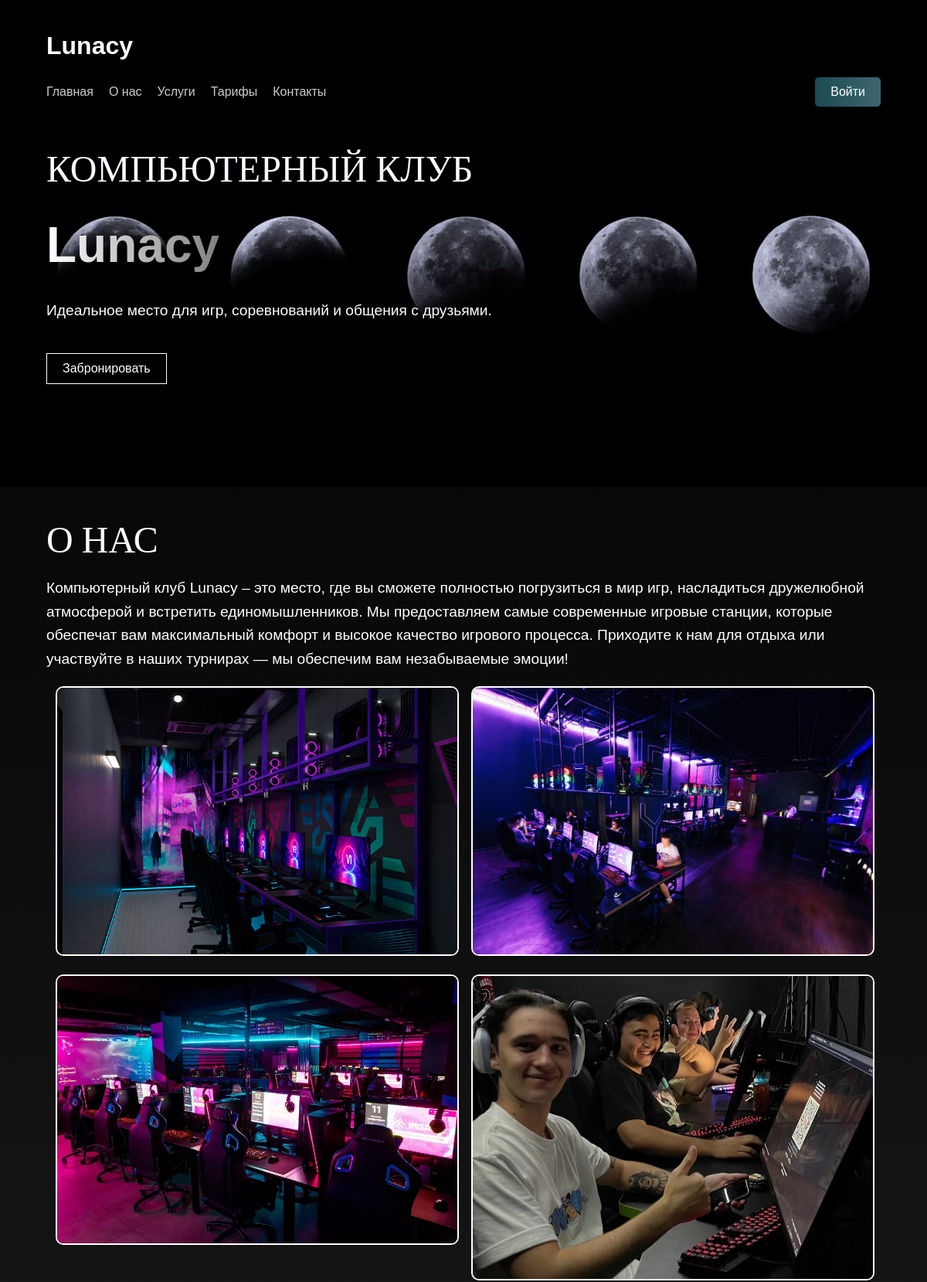
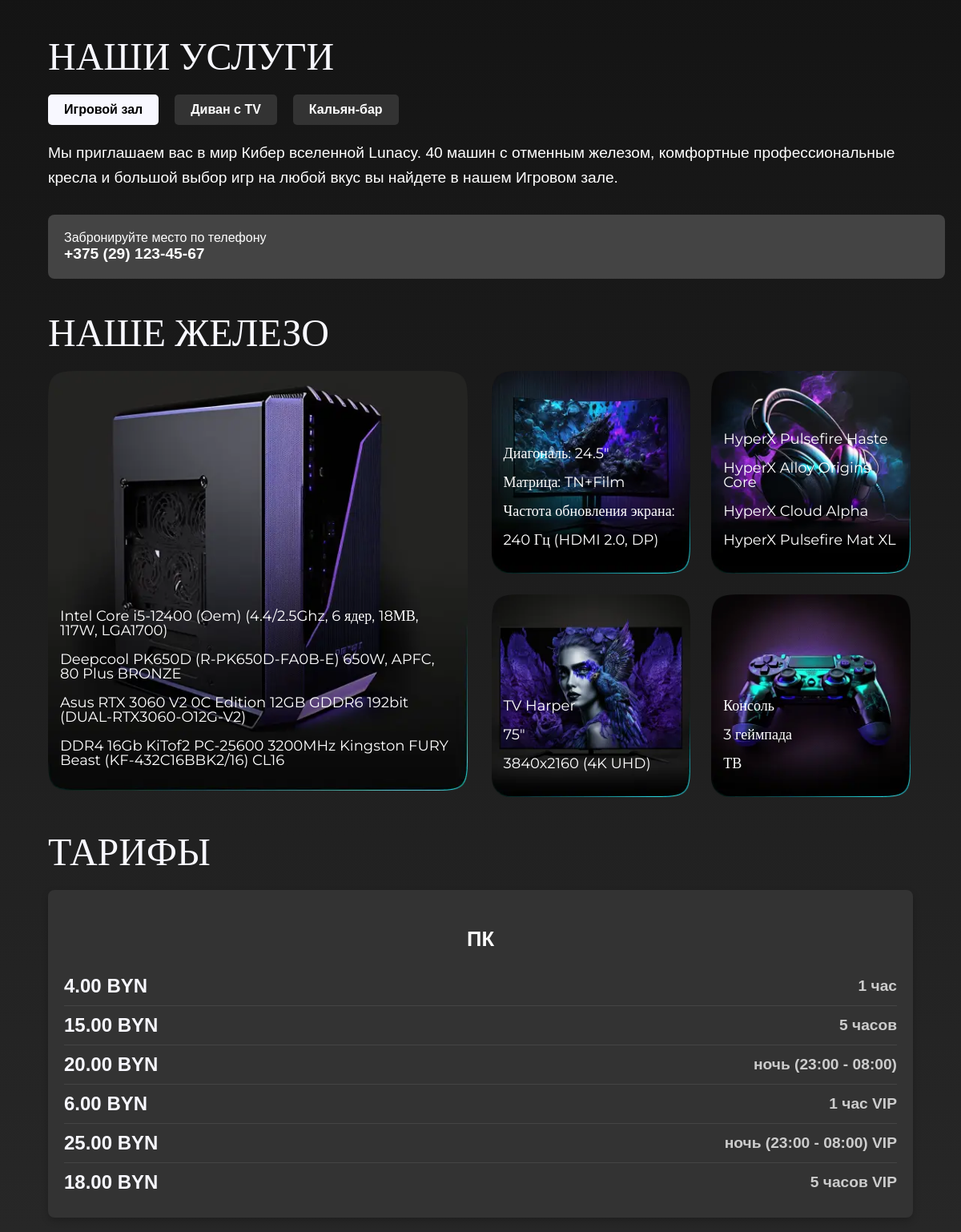
The page / (upper part) on the database its author committed (2 pictures, top to bottom).
### main/models.py (models this page shows, shortened)
class TariffCategory(models.Model):
    name = models.CharField(max_length=100)  # Название категории, например "ПК" или "PlayStation"

class Tariff(models.Model):
    category = models.ForeignKey(TariffCategory, on_delete=models.CASCADE, related_name="tariffs")
    description = models.CharField(max_length=100)  # Описание, например "1 час", "VIP ночь"
    price = models.DecimalField(max_digits=6, decimal_places=2)  # Цена

### main/views.py (the view)
# urls.py: path('',views.index),
def index(request):
    categories = TariffCategory.objects.prefetch_related('tariffs').all()
    return render(request,'main/index.html', {'categories': categories})

### main/templates/main/index.html (shortened to what this page needs)
<!DOCTYPE html>
{% load static %}
<html lang="ru">
<head>
      <link rel="stylesheet" href="{% static 'style/style.css' %}">
</head>
<body>
   <header>
    <div class="container">
        <h1 class="logo">Lunacy</h1>
        <nav>
    <ul class="nav-links">
        <li><a href="#hero">Главная</a></li>
        <li><a href="#about">О нас</a></li>
        <li><a href="#services">Услуги</a></li>
        <li><a href="#prices">Тарифы</a></li>
        <li><a href="#contact">Контакты</a></li>
    </ul>
    <a class="login-button" href="{% url 'auth' %}">Войти</a>
</nav>
    </div>
</header>
<main>
    <section id="hero">
        <div class="container">
            <h2>Компьютерный клуб</h2>
           <p><span class="highlight">Lunacy</span></p>
            <p>Идеальное место для игр, соревнований и общения с друзьями.</p>
            <a href="{% url 'auth' %}" class="cta-button">Забронировать</a>
        </div>
    </section>
    <section id="about">
        <div class="container">
            <h2>О нас</h2>
            <p>Компьютерный клуб Lunacy – это место, где вы сможете полностью погрузиться в мир игр, насладиться дружелюбной атмосферой и встретить единомышленников. Мы предоставляем самые современные игровые станции, которые обеспечат вам максимальный комфорт и высокое качество игрового процесса. Приходите к нам для отдыха или участвуйте в наших турнирах — мы обеспечим вам незабываемые эмоции!</p>
            <div class="image-gallery">
                <div><img src="/static/images/club1.jpg" alt="Игровая зона 1"></div>
                <div><img src="/static/images/club2.jpg" alt="Игровая зона 2"></div>
                <div><img src="/static/images/club4.webp" alt="Игровая зона 4"></div>
                <div><img src="/static/images/club6.webp" alt="Игровая зона 3"></div>
            </div>
        </div>
    </section>
    <section id="services">
        <div class="container">
            <h2>Наши услуги</h2>
            <div class="tabs">
                <a href="#" class="tabs--tab __active" data-action="tab" data-tab="service_games">Игровой зал</a>
                <a href="#" class="tabs--tab" data-action="tab" data-tab="service_rooms">Диван с TV</a>
                <a href="#" class="tabs--tab" data-action="tab" data-tab="service_bar">Кальян-бар</a>
            </div>
            <div class="services--wrap">
                <div class="service-description" data-tab-desc="service_games">
                    <p>Мы приглашаем вас в мир Кибер вселенной Lunacy. 40 машин с отменным железом, комфортные профессиональные кресла и большой выбор игр на любой вкус вы найдете в нашем Игровом зале.</p>
                </div>
            </div>
            <div class="services--price intro w100 ___xx" style="width: 100%;">
                <div>Забронируйте место по телефону</div>
                <div class="__price">
                    <a href="tel:+375445777811" class="intro">+375 (29) 123-45-67</a>
                </div>
            </div>
        </div>
    </section>
  <section  id="components">
    <div class="section__wrapper">
        <div class="container">
            <div class="section__title">
                <h2>Наше железо</h2>
            </div>
            <div class="components section__components">
                <div class="components__wrapper">
                    <div class="components__item components__item--main">
                        <picture>
                            <source srcset="/static/images/Rectangle407.webp" type="image/webp">
                            <img loading="lazy" src="/static/images/Rectangle407.webp" alt="ПК">
                        </picture>
                        <div class="components__info">
                            <p>
                                Intel Core i5-12400 (Oem) (4.4/2.5Ghz, 6 ядер, 18МВ, 117W,
                                LGA1700)
                            </p>
                            <p>
                                Deepcool PK650D (R-PK650D-FA0B-E) 650W, APFC, 80 Plus BRONZE
                            </p>
                            <p>
                                Asus RTX 3060 V2 0C Edition 12GB GDDR6 192bit
                                (DUAL-RTX3060-O12G-V2)
                            </p>
                            <p>
                                DDR4 16Gb KiTof2 PC-25600 3200MHz Kingston FURY Beast
                                (KF-432C16BBK2/16) CL16
                            </p>
                        </div>
                    </div>
                    <div class="components__items">
                        <div class="components__item">
                            <picture>
                                <source srcset="/static/images/Rectangle408.webp" type="image/webp">
                                <img loading="lazy" src="/static/images/Rectangle408.webp" alt="Монитор">
                            </picture>
                            <div class="components__info">
                                <p>Диагональ: 24.5"</p>
                                <p>Матрица: TN+Film</p>
                                <p>Частота обновления экрана:</p>
                                <p>240 Гц (HDMI 2.0, DP)</p>
                            </div>
                        </div>
                        <div class="components__item">
                            <picture>
                                <source srcset="/static/images/Rectangle409.webp" type="image/webp">
                                <img loading="lazy" src="/static/images/Rectangle409.webp" alt="Мышь и клавиатура">
                            </picture>
                            <div class="components__info">
                                <p>HyperX Pulsefire Haste</p>
                                <p>HyperX Alloy Origins Core</p>
                                <p>HyperX Cloud Alpha</p>
                                <p>HyperX Pulsefire Mat XL</p>
                            </div>
                        </div>
                        <div class="components__item">
                            <picture>
                                <source srcset="/static/images/Rectangle410.webp" type="image/webp">
                                <img loading="lazy" src="/static/images/Rectangle410.webp" alt="Телевизор">
                            </picture>
                            <div class="components__info">
                                <p>TV Harper</p>
                                <p>75"</p>
                                <p>3840x2160 (4K UHD)</p>
                            </div>
                        </div>
                        <div class="components__item">
                            <picture>
                                <source srcset="/static/images/Rectangle411.webp" type="image/webp">
                                <img loading="lazy" src="/static/images/Rectangle411.webp" alt="Консоль">
                            </picture>
                            <div class="components__info">
                                <p>Консоль</p>
                                <p>3 геймпада</p>
                                <p>ТВ</p>
                            </div>
                        </div>
                    </div>
                </div>
            </div>
        </div>
    </div>
</section>
<section id="prices">
    <div class="section__wrapper">
        <div class="container">
            <div class="section__title">
                <h2>Тарифы</h2>
            </div>
            <div class="section__tariffs tariffs">
                {% for category in categories %}
                <div class="tariffs__item">
                    <h3>{{ category.name }}</h3>
                    {% for tariff in category.tariffs.all %}
                    <div class="tariffs__info">
                        <span>{{ tariff.price }} BYN</span>
                        <span>{{ tariff.description }}</span>
                    </div>
                    {% endfor %}
                </div>
                {% endfor %}
            </div>
        </div>
    </div>
</section>
    </main>
</body>
</html>

### main/static/style/style.css (style rules this page uses)
body { margin: 0; font-family: Arial, sans-serif; background: linear-gradient(to bottom, #000000, #444); color: #fff; }
header { position: fixed; top: 0; left: 0; right: 0; color: #fff; padding: 20px 0 10px; background-color: #000; box-shadow: 0 2px 5px rgba(0, 0, 0, 0.1); z-index: 1000; }
.nav-links { list-style: none; padding: 0; margin: 0; display: flex; gap: 15px; align-items: center; }
.login-button { margin-left: 20px; padding: 10px 20px; background: linear-gradient(to right, #1a4a52, #3f6772); color: white; text-decoration: none; border: none; border-radius: 5px; font-size: 16px; transition: background 0.3s ease, transform 0.2s ease; }
main { padding-top: 80px; }
.container { width: 90%; max-width: 1200px; margin: 0 auto; }
.logo { font-size: 2rem; font-weight: bold; }
nav { margin-top: 10px; }
.nav-links { list-style: none; padding: 0; display: flex; gap: 20px; }
.nav-links a { text-decoration: none; color: #ccc; transition: color 0.3s; }
#hero { padding-top: 70px; background-image: url('/static/images/фон.jpg'); background-size: cover; background-position: 20% ; background-repeat: no-repeat; height: 60vh; display: flex; align-items: flex-start; justify-content: flex-start; color: white; text-align: left; }
.cta-button { display: inline-block; background-color: #000; color: #fff; padding: 10px 20px; text-decoration: none; margin-top: 20px; border: 1px solid #fff; transition: background-color 0.3s, color 0.3s; }
h2 { font-family: 'Ubuntu'; font-size: 3rem; font-weight: normal; color: #F8F8FF; text-transform: uppercase; margin-bottom: 20px; text-align: left; }
p { font-size: 1.2rem; line-height: 1.6; }
.image-gallery { display: flex; flex-wrap: wrap; gap: 20px; justify-content: center; }
.image-gallery div { width: 48%; }
.image-gallery img { width: 100%; height: auto; border-radius: 10px; border: 2px solid #fff; }
.tabs { display: flex; gap: 20px; margin-bottom: 20px; }
.tabs--tab { padding: 10px 20px; background-color: #333; color: #fff; text-decoration: none; border-radius: 5px; transition: background-color 0.3s ease; font-weight: bold; }
.tabs--tab.__active { background-color: #f8f8ff; color: #000; }
.service-description { margin-top: 20px; font-size: 1.1rem; line-height: 1.6; color: #fff; transition: opacity 0.5s ease; }
.services--price { margin-top: 30px; background-color: #444; padding: 20px; border-radius: 8px; }
.__price a { font-size: 1.2rem; color: #fff; font-weight: bold; text-decoration: none; }
.components__wrapper { display: -webkit-box; display: -ms-flexbox; display: flex; gap: 30px; -webkit-box-align: start; -ms-flex-align: start; align-items: flex-start; }
.components__item { width: calc(50% - 16.5px); position: relative; }
.components__item img { width: 100%; height: 100%; }
.components__info { position: absolute; bottom: 15px; right: 15px; left: 15px; }
.components__info p { font-family: Montserrat; color: #fff; font-size: max(12px, min(2.5vw, 18px)); font-style: normal; font-weight: 400; line-height: 1; }
.components__items { width: calc(50% - 16.5px); display: -webkit-box; display: -ms-flexbox; display: flex; gap: 26px; -ms-flex-wrap: wrap; flex-wrap: wrap; -ms-flex-line-pack: center; align-content: center; }
.components__items .components__item { width: calc(50% - 13px); }
.tariffs__item { background: #333; padding: 20px; border-radius: 8px; transition: transform 0.3s ease, box-shadow 0.3s ease; margin-bottom: 20px; box-shadow: 0 4px 10px rgba(0, 0, 0, 0.2); }
.tariffs__item h3 { font-family: 'Montserrat', sans-serif; color: #fff; font-size: 1.6rem; text-align: center; margin-bottom: 20px; }
.tariffs__info { display: flex; justify-content: space-between; align-items: center; font-size: 1.2rem; color: #fff; padding: 10px 0; border-bottom: 1px solid #444; }
.tariffs__info:last-child { border-bottom: none; }
.tariffs__info span { font-weight: bold; }
.tariffs__info span:first-child { font-size: 1.5rem; color: #f8f8ff; }
.tariffs__info span:last-child { color: #ccc; }
.highlight { font-size: 64px; font-weight: bold; background: linear-gradient(to right, #fff, #808080); -webkit-background-clip: text; -webkit-text-fill-color: transparent; background-clip: text; color: transparent; }
nav { display: flex; justify-content: space-between; align-items: center; width: 100%; }

### rows shown on the page
TariffCategory: name "ПК"
Tariff: price "4.00", description "1 час"
Tariff: price "15.00", description "5 часов"
Tariff: price "20.00", description "ночь (23:00 - 08:00)"
Tariff: price "6.00", description "1 час VIP"
Tariff: price "25.00", description "ночь (23:00 - 08:00) VIP"
Tariff: price "18.00", description "5 часов VIP"
